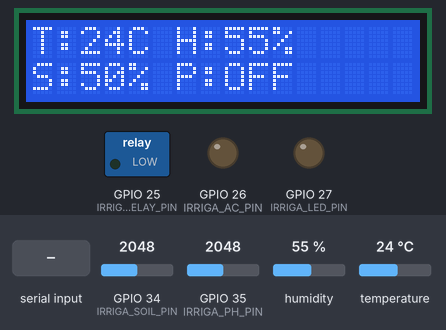
Bench run of a sketch on a simulated ESP32. Parts: 16×2 character LCD, switched loads named in the sketch (green lamp = pin HIGH), output pins drawn as LEDs (lit = HIGH). The test bench sets the inputs (shaded band); at power-on: GPIO 34 (IRRIGA_SOIL_PIN) = 2048, temperature 24 °C, GPIO 35 (IRRIGA_PH_PIN) = 2048, humidity 55 %. What the sketch prints to the serial monitor is not drawn.

Above: at 3.3 s.
3.4 s: GPIO 34 (IRRIGA_SOIL_PIN) set to 2819
At 5.3 s:
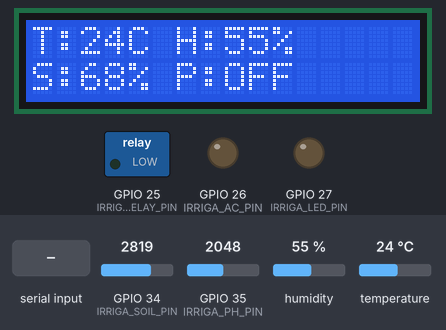
5.6 s: GPIO 34 (IRRIGA_SOIL_PIN) set to 2940
At 6.7 s:
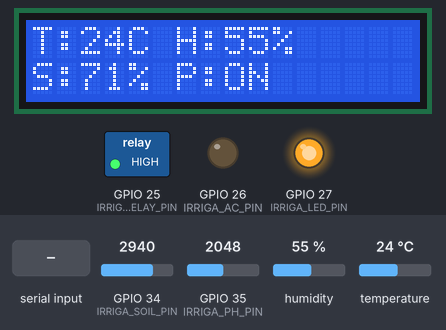
7.6 s: temperature set to 19 °C
At 11.0 s:
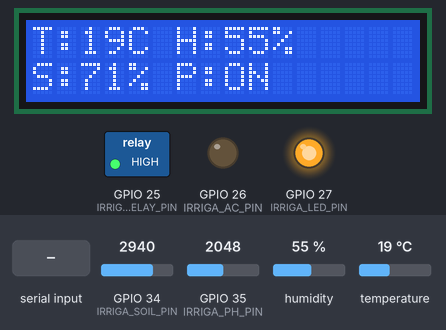
11.6 s: temperature set to 16 °C
At 15.2 s:
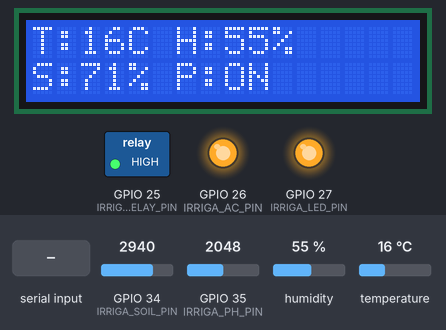
15.6 s: "PUMP_OFF\n" received over Serial
At 16.0 s:
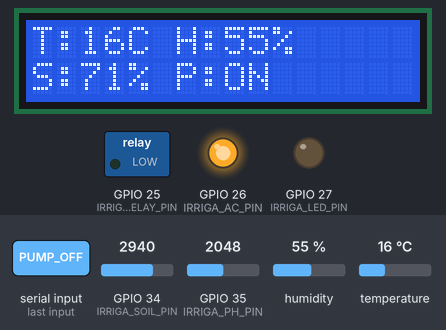
17.6 s: "LED_OFF\n" received over Serial
At 18.1 s:
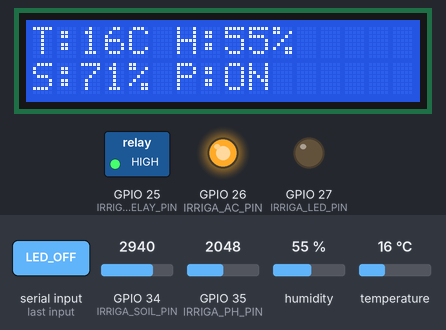
Timing chart, 0 to 20.1 s (numbered marks = the images above; inputs shaded):
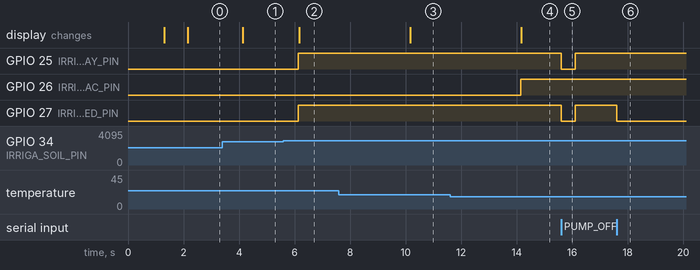

Measured:
- the behaviour switches between 2866 and 2867 on GPIO 34 (IRRIGA_SOIL_PIN) (found by bisection; images 1 and 2)
- the behaviour switches between 18 and 17 °C on temperature (found by bisection; images 3 and 4)
- after the input at 3.4 s, the display: changes after 0.74 s (image 1)
- after the input at 5.6 s, GPIO 25 (IRRIGA_RELAY_PIN), GPIO 27 (IRRIGA_LED_PIN): LOW → HIGH after 0.54 s; the display: changes after 0.56 s (image 2)
- after the input at 7.6 s, the display: changes after 2.6 s (image 3)
- after the input at 11.6 s, GPIO 26 (IRRIGA_AC_PIN): LOW → HIGH after 2.5 s; the display: changes after 2.6 s (image 4)
- after the input at 15.6 s, GPIO 25 (IRRIGA_RELAY_PIN), GPIO 27 (IRRIGA_LED_PIN): HIGH → LOW at once, → HIGH 0.51 s later
- after the input at 17.6 s, GPIO 27 (IRRIGA_LED_PIN): HIGH → LOW at once

The sketch:

irriga_tech_firmware.ino
```cpp
/*
 * ===============================================================================
 *  IRRIGA-TECH SMART GREENHOUSE & AUTOMATED IRRIGATION SYSTEM
 *  Firmware Version: V2.4 (Production Grade)
 * ===============================================================================
 *  Features:
 *   - DHT11 Temperature & Humidity Sensor (GPIO 4 on ESP32, D2 on classic Arduino)
 *   - Soil moisture and pH analog inputs (GPIO 34/35 on ESP32, A0/A1 on Arduino)
 *   - Relay outputs (GPIO 25/26/27 on ESP32; D3/D7/D8 on Arduino)
 *   - I2C 16x2 Character LCD (0x27)
 *   - JSON Serial Communication Protocol (9600 Baud) for local USB mode
 *   - Optional Wi-Fi telemetry and command polling over certificate-verified HTTPS on ESP32
 *   - Non-blocking millis() loop for instant command response
 * ===============================================================================
 */

#include <Wire.h>
#include <LiquidCrystal_I2C.h>
#include <DHT.h>
#include <ArduinoJson.h>

#if defined(ESP32)
  #include <WiFi.h>
  #include <WiFiClientSecure.h>
  #include <HTTPClient.h>
  #if __has_include("secrets.h")
    #include "secrets.h" // Copy secrets.example.h to secrets.h and fill it locally; never commit it.
    #define IRRIGA_HAS_CLOUD_CONFIG 1
  #else
    #define IRRIGA_HAS_CLOUD_CONFIG 0
  #endif
  #define IRRIGA_DHT_PIN 4
  #define IRRIGA_SOIL_PIN 34
  #define IRRIGA_PH_PIN 35
  #define IRRIGA_RELAY_PIN 25
  #define IRRIGA_AC_PIN 26
  #define IRRIGA_LED_PIN 27
  #define IRRIGA_ADC_MAX 4095.0
#else
  #define IRRIGA_DHT_PIN 2
  #define IRRIGA_SOIL_PIN A0
  #define IRRIGA_PH_PIN A1
  #define IRRIGA_RELAY_PIN 3
  #define IRRIGA_AC_PIN 7
  #define IRRIGA_LED_PIN 8
  #define IRRIGA_ADC_MAX 1023.0
  #define IRRIGA_HAS_CLOUD_CONFIG 0
#endif

// Pin definitions
#define DHTPIN IRRIGA_DHT_PIN // ESP32 uses GPIO4; classic Arduino uses D2
#define DHTTYPE DHT11         // DHT 11
#define SOIL_MOISTURE_PIN IRRIGA_SOIL_PIN
#define PH_SENSOR_PIN IRRIGA_PH_PIN
#define RELAY_PIN IRRIGA_RELAY_PIN
#define AC_PIN IRRIGA_AC_PIN
#define LED_PIN IRRIGA_LED_PIN

// LCD and DHT objects
LiquidCrystal_I2C lcd(0x27, 16, 2);
DHT dht(DHTPIN, DHTTYPE);

// Operational thresholds
float DRY_SOIL_THRESHOLD = 70.0; // Soil dryness percentage (> 70% triggers pump)
float HIGH_TEMP_THRESHOLD = 32.0; // Temperature (> 32°C triggers AC)
float LOW_TEMP_THRESHOLD  = 18.0;

// State tracking
bool pumpState = false;
bool acState   = false;
bool ledState  = false;
bool manualOverride = false;

unsigned long lastSensorReadTime = 0;
const unsigned long SENSOR_INTERVAL = 2000; // 2 seconds
unsigned long lastCloudPostTime = 0;
unsigned long lastCloudCommandPollTime = 0;
unsigned long lastWiFiAttemptTime = 0;

// Non-blocking pump safety cutoff (Max 5 minutes)
unsigned long pumpStartTime = 0;
const unsigned long MAX_PUMP_DURATION = 300000; // 5 minutes

void setup() {
  Serial.begin(9600);

  // Initialize Relays and LED (Active HIGH or LOW depending on relay module)
  pinMode(RELAY_PIN, OUTPUT);
  pinMode(AC_PIN, OUTPUT);
  pinMode(LED_PIN, OUTPUT);

  digitalWrite(RELAY_PIN, LOW);
  digitalWrite(AC_PIN, LOW);
  digitalWrite(LED_PIN, LOW);

  // Initialize LCD
  lcd.init();
  lcd.clear();
  lcd.backlight();
  lcd.setCursor(0, 0);
  lcd.print("IRRIGA-TECH V2.4");
  lcd.setCursor(0, 1);
  lcd.print("System Booting...");

  // Initialize DHT
  dht.begin();
#if defined(ESP32) && IRRIGA_HAS_CLOUD_CONFIG
  WiFi.mode(WIFI_STA);
  WiFi.begin(IRRIGA_WIFI_SSID, IRRIGA_WIFI_PASSWORD);
#endif
  delay(1200);

  lcd.clear();
  lcd.print("Sensors Online");
  delay(800);
}

void loop() {
  // 1. Process any incoming serial commands from Web Dashboard
  processSerialCommands();
  serviceCloudConnection();

  // 2. Safety guard: auto cutoff if pump runs longer than 5 minutes
  if (pumpState && (millis() - pumpStartTime > MAX_PUMP_DURATION)) {
    pumpState = false;
    ledState = false;
    digitalWrite(RELAY_PIN, LOW);
    digitalWrite(LED_PIN, LOW);
    manualOverride = false;
  }

  // 3. Periodic Sensor Acquisition (Non-blocking every 2s)
  unsigned long currentMillis = millis();
  if (currentMillis - lastSensorReadTime >= SENSOR_INTERVAL) {
    lastSensorReadTime = currentMillis;
    readSensorsAndUpdate();
  }
}

void readSensorsAndUpdate() {
  float hum = dht.readHumidity();
  float temp = dht.readTemperature();

  // Guard against DHT NaN read failures (Bug #2 resolved)
  if (isnan(hum) || isnan(temp)) {
    Serial.println("{\"error\":\"DHT_READ_FAILED\",\"retry\":true}");
    lcd.setCursor(0, 0);
    lcd.print("DHT Sensor Error");
    return;
  }

  // Read analog soil moisture (0-1023)
  // Higher analog read = dryer soil on resistive probes
  int rawSoil = analogRead(SOIL_MOISTURE_PIN);
  float soilDryPercentage = (rawSoil / IRRIGA_ADC_MAX) * 100.0;

  // Automated irrigation decision (if not under manual override)
  if (!manualOverride) {
    if (soilDryPercentage > DRY_SOIL_THRESHOLD) {
      if (!pumpState) {
        pumpState = true;
        ledState = true;
        pumpStartTime = millis();
        digitalWrite(RELAY_PIN, HIGH);
        digitalWrite(LED_PIN, HIGH);
      }
    } else if (soilDryPercentage < 45.0) { // Well hydrated hysteresis target
      if (pumpState) {
        pumpState = false;
        ledState = false;
        digitalWrite(RELAY_PIN, LOW);
        digitalWrite(LED_PIN, LOW);
      }
    }

    // Automated Climate control
    if (temp > HIGH_TEMP_THRESHOLD || temp < LOW_TEMP_THRESHOLD) {
      acState = true;
      digitalWrite(AC_PIN, HIGH);
    } else {
      acState = false;
      digitalWrite(AC_PIN, LOW);
    }
  }

  // Update physical 16x2 LCD display
  lcd.clear();
  lcd.setCursor(0, 0);
  lcd.print("T:");
  lcd.print((int)temp);
  lcd.print("C H:");
  lcd.print((int)hum);
  lcd.print("%");

  lcd.setCursor(0, 1);
  lcd.print("S:");
  lcd.print((int)soilDryPercentage);
  lcd.print("% P:");
  lcd.print(pumpState ? "ON " : "OFF");

  // Read analog soil pH probe (A1)
  int rawPh = analogRead(PH_SENSOR_PIN);
  float soilPh = 3.5 + (rawPh / IRRIGA_ADC_MAX) * 5.5; // Calibrate with your pH probe before field use

  // Output structured JSON telemetry for Web/Serial Bridge
  Serial.print("{\"temperature\":");
  Serial.print(temp, 1);
  Serial.print(",\"humidity\":");
  Serial.print(hum, 1);
  Serial.print(",\"soilMoisture\":");
  Serial.print(soilDryPercentage, 1);
  Serial.print(",\"soilPh\":");
  Serial.print(soilPh, 2);
  Serial.print(",\"pump\":");
  Serial.print(pumpState ? "true" : "false");
  Serial.print(",\"ac\":");
  Serial.print(acState ? "true" : "false");
  Serial.print(",\"led\":");
  Serial.print(ledState ? "true" : "false");
  Serial.println("}");

#if defined(ESP32) && IRRIGA_HAS_CLOUD_CONFIG
  if (WiFi.status() == WL_CONNECTED && millis() - lastCloudPostTime >= 10000) {
    lastCloudPostTime = millis();
    postCloudTelemetry(temp, hum, soilDryPercentage, soilPh);
  }
#endif
}

void serviceCloudConnection() {
#if defined(ESP32) && IRRIGA_HAS_CLOUD_CONFIG
  if (WiFi.status() != WL_CONNECTED && millis() - lastWiFiAttemptTime >= 15000) {
    lastWiFiAttemptTime = millis();
    WiFi.disconnect();
    WiFi.begin(IRRIGA_WIFI_SSID, IRRIGA_WIFI_PASSWORD);
  }
  if (WiFi.status() == WL_CONNECTED && millis() - lastCloudCommandPollTime >= 5000) {
    lastCloudCommandPollTime = millis();
    pollCloudCommands();
  }
#endif
}

#if defined(ESP32) && IRRIGA_HAS_CLOUD_CONFIG
WiFiClientSecure createVerifiedTlsClient() {
  WiFiClientSecure client;
  client.setCACert(IRRIGA_ROOT_CA_PEM); // CA verification stays enabled; do not replace with setInsecure().
  return client;
}

void postCloudTelemetry(float temp, float hum, float soil, float ph) {
  WiFiClientSecure client = createVerifiedTlsClient();
  HTTPClient http;
  String url = String(IRRIGA_API_BASE_URL) + "/api/device/telemetry";
  http.setTimeout(2000);
  if (!http.begin(client, url)) return;
  http.addHeader("Content-Type", "application/json");
  http.addHeader("X-Device-Token", IRRIGA_DEVICE_TOKEN);
  StaticJsonDocument<384> doc;
  doc["deviceId"] = IRRIGA_DEVICE_ID;
  doc["temperature"] = temp;
  doc["humidity"] = hum;
  doc["soilMoisture"] = soil;
  doc["soilPh"] = ph;
  doc["pump"] = pumpState;
  doc["ac"] = acState;
  doc["led"] = ledState;
  doc["uptime"] = millis() / 1000;
  String body;
  serializeJson(doc, body);
  int status = http.POST(body);
  if (status < 200 || status >= 300) Serial.printf("Cloud telemetry HTTP %d\n", status);
  http.end();
}

void pollCloudCommands() {
  WiFiClientSecure client = createVerifiedTlsClient();
  HTTPClient http;
  String url = String(IRRIGA_API_BASE_URL) + "/api/device/commands";
  http.setTimeout(2000);
  if (!http.begin(client, url)) return;
  http.addHeader("X-Device-Token", IRRIGA_DEVICE_TOKEN);
  int status = http.GET();
  if (status == 200) {
    StaticJsonDocument<1024> doc;
    if (deserializeJson(doc, http.getString()) == DeserializationError::Ok) {
      for (JsonObject command : doc["commands"].as<JsonArray>()) {
        String id = command["id"] | "";
        String name = command["cmd"] | "";
        executeCommand(name);
        http.end();
        WiFiClientSecure ackClient = createVerifiedTlsClient();
        HTTPClient ack;
        String ackUrl = String(IRRIGA_API_BASE_URL) + "/api/device/commands/" + id + "/ack";
        ack.setTimeout(2000);
        if (ack.begin(ackClient, ackUrl)) {
          ack.addHeader("X-Device-Token", IRRIGA_DEVICE_TOKEN);
          ack.addHeader("Content-Type", "application/json");
          ack.POST("{\"success\":true}");
          ack.end();
        }
        return;
      }
    }
  }
  http.end();
}
#endif

void processSerialCommands() {
  if (Serial.available() > 0) {
    String command = Serial.readStringUntil('\n');
    command.trim();

    executeCommand(command);
  }
}

void executeCommand(String command) {
    if (command == "PUMP_ON") {
      manualOverride = true;
      pumpState = true;
      ledState = true;
      pumpStartTime = millis();
      digitalWrite(RELAY_PIN, HIGH);
      digitalWrite(LED_PIN, HIGH);
      Serial.println("{\"ack\":\"PUMP_ON_EXECUTED\"}");
    } else if (command == "PUMP_OFF") {
      manualOverride = false;
      pumpState = false;
      ledState = false;
      digitalWrite(RELAY_PIN, LOW);
      digitalWrite(LED_PIN, LOW);
      Serial.println("{\"ack\":\"PUMP_OFF_EXECUTED\"}");
    } else if (command == "AC_ON") {
      acState = true;
      digitalWrite(AC_PIN, HIGH);
      Serial.println("{\"ack\":\"AC_ON_EXECUTED\"}");
    } else if (command == "AC_OFF") {
      acState = false;
      digitalWrite(AC_PIN, LOW);
      Serial.println("{\"ack\":\"AC_OFF_EXECUTED\"}");
    } else if (command == "LED_ON") {
      ledState = true;
      digitalWrite(LED_PIN, HIGH);
      Serial.println("{\"ack\":\"LED_ON_EXECUTED\"}");
    } else if (command == "LED_OFF") {
      ledState = false;
      digitalWrite(LED_PIN, LOW);
      Serial.println("{\"ack\":\"LED_OFF_EXECUTED\"}");
    }
}
```

secrets.example.h
```cpp
// Copy to secrets.h. Keep secrets.h out of Git.
// Device code is compiled locally and flashed to the ESP32.
#define IRRIGA_WIFI_SSID "YOUR_2_4_GHZ_WIFI_NAME"
#define IRRIGA_WIFI_PASSWORD "YOUR_WIFI_PASSWORD"
#define IRRIGA_API_BASE_URL "https://YOUR-RAILWAY-DOMAIN.up.railway.app"
#define IRRIGA_DEVICE_TOKEN "PASTE_THE_SAME_DEVICE_API_TOKEN_CONFIGURED_ON_SERVER"
#define IRRIGA_DEVICE_ID "GH001-ESP32-01"

// Paste the PEM root CA certificate that validates the API host's HTTPS chain.
// Keep the BEGIN/END CERTIFICATE lines and real line breaks. Do not disable TLS verification.
#define IRRIGA_ROOT_CA_PEM R"CERT(-----BEGIN CERTIFICATE-----
PASTE_REAL_ROOT_CA_CERTIFICATE_HERE
-----END CERTIFICATE-----
)CERT"
```
